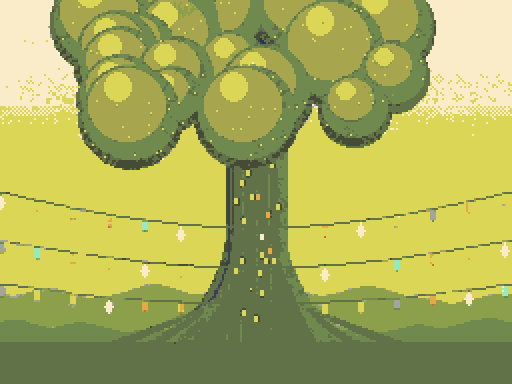
#> input picture build/gfx/Pictures/FrostThaw/scene_rootspire_day.png, 512 x 384 px, given in place of water-murky-SHOREy.png, which was not available
$ python autotilegen.py ../build/gfx/Pictures/FrostThaw/scene_rootspire_day.png
#> lines starting #> are read from the running program, lines starting #| are printed output that depends on the picture
#!/usr/bin/env python3
"""Animated autotiles (2026-11-09): A-06 the Auroral Wall, A-15 a flowing sap channel.

    python3 tools/autotilegen.py [--out build/gfx/Autotiles] [--preview OUT.png]

FT_sap_flow[6]: a full 48-shape autotile for the Cave tileset's empty slot 7 (tile ids 336-383), 32 frames, each
frame lasting 6/20 s. It is the game's own "water-murky-SHOREy" with its water and foam recoloured, frame by frame,
to amber sap and its pale gold skin; the earthen banks are the original pixels, so every edge and corner shape is
the game's.
FT_aurora_edge[2], FT_aurora_wall[2], FT_aurora_wall_b[2]: single-tile animated autotiles (PIF's EXTRA_AUTOTILES, on two blank tiles of
the Outdoor tileset): 8 frames of 32x32, each 2/20 s. The curtain's rays run straight up, so tiles stack seamlessly
in both directions; drawn at 16x16 and doubled, like every sprite. The edge tile fades from the full curtain on its
right to nothing on its left; the wall's two tiles are the halves of a 64 px period, so the folds don't repeat every
tile. Which tiles, passages and priorities: game/Data/Scripts/998_FrostThaw/002_TilesetPatch.rb."""
import os, sys, math
from PIL import Image

BASE = "/home/claude/pif-682/Graphics/Autotiles/"
AMBER = [(96, 50, 8), (150, 88, 18), (200, 132, 32), (236, 180, 64), (252, 222, 130)]
SKIN = [(232, 196, 112), (252, 236, 186)]

def sap_flow():
    src = Image.open(BASE + "water-murky-SHOREy.png").convert("RGBA")
#> src is the input picture: PIL image 512x384 RGBA; mean R, G, B, A 169.8, 173.7, 89.6, 255
    out = src.copy()
    px, sp = out.load(), src.load()
    for y in range(src.height):
        for x in range(src.width):
            r, g, b, a = sp[x, y]
            if not a:
                continue
            lum = (r * 3 + g * 6 + b) / 10
            if b > r + 12 and lum < 175:                     # water
                i = min(len(AMBER) - 1, int(lum / 150 * len(AMBER)))
                px[x, y] = AMBER[i] + (a,)
            elif b >= r - 6 and lum >= 175:                  # foam on the water's edge
                px[x, y] = SKIN[1 if lum > 215 else 0] + (a,)
    return out

AURORA = [(70, 220, 160), (110, 240, 190), (90, 190, 235), (170, 130, 240), (230, 255, 245)]

def aurora_frame(t, part):
    """part: "edge" (fades in from nothing on the left), "a" or "b" (two halves of a 64 px period, so the folds don't
    repeat every tile)."""
    n = 16
    im = Image.new("RGBA", (n, n), (0, 0, 0, 0))
    px = im.load()
    off = {"edge": 0, "a": 0, "b": n}[part]
    for x in range(n):
        u = (x + off) / (2 * n)                           # 0..1 across the two-tile period
        ray = (0.45 + 0.3 * math.sin(2 * math.pi * (u * 3 + t / 8)) + 0.15 * math.sin(2 * math.pi * (u * 5 - t / 8))
               + 0.1 * math.sin(2 * math.pi * (u * 2 + t / 4)))
        hue = 0.5 + 0.5 * math.sin(2 * math.pi * (u * 2 + t / 16))
        fade = (x / (n - 1)) if part == "edge" else 1.0
        for y in range(n):
            shimmer = 0.85 + 0.15 * math.sin(2 * math.pi * (y / n - t / 8))     # a soft pulse running up the folds
            v = ray * shimmer
            if hue < 0.55:
                col = AURORA[0] if v < 0.6 else AURORA[1]
            elif hue < 0.85:
                col = AURORA[2]
            else:
                col = AURORA[3] if v < 0.6 else AURORA[2]
            if v >= 0.92:
                col = AURORA[4]
            a = 36 if v < 0.4 else 70 if v < 0.58 else 115 if v < 0.76 else 165   # a faint wash everywhere, brighter folds
            a = int(a * fade)
            if a >= 12:
                px[x, y] = col + (a,)
    return im.resize((32, 32), Image.NEAREST)

def aurora(part):
#> called with part = 'a'
    sheet = Image.new("RGBA", (32 * 8, 32), (0, 0, 0, 0))
#> sheet: PIL image 256x32 RGBA; every value is 0
    for t in range(8):
        sheet.alpha_composite(aurora_frame(t, part), (t * 32, 0))
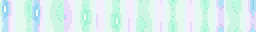
#> sheet: PIL image 256x32 RGBA; mean R, G, B, A 104.1, 194.2, 197.6, 64; transparent parts drawn white
    return sheet

def main():
    args = sys.argv[1:]
    out = args[args.index("--out") + 1] if "--out" in args else "build/gfx/Autotiles"
    prev = args[args.index("--preview") + 1] if "--preview" in args else None
    os.makedirs(out, exist_ok=True)
    sap = sap_flow()
    sap.save(os.path.join(out, "FT_sap_flow[6].png"))
    wall, wall_b, edgeim = aurora("a"), aurora("b"), aurora("edge")
#> call 2 of aurora, with part = 'b'
#> after the loop in aurora (call 2), `for t in range(8):`:
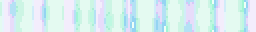
#> sheet: PIL image 256x32 RGBA; mean R, G, B, A 102.1, 193.4, 196, 64; transparent parts drawn white
#> call 3 of aurora, with part = 'edge'
#> after the loop in aurora (call 3), `for t in range(8):`:
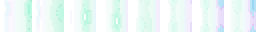
#> sheet: PIL image 256x32 RGBA; mean R, G, B, A 74.2, 153.7, 144.9, 30.9; transparent parts drawn white
    wall.save(os.path.join(out, "FT_aurora_wall[2].png"))
    wall_b.save(os.path.join(out, "FT_aurora_wall_b[2].png"))
    edgeim.save(os.path.join(out, "FT_aurora_edge[2].png"))
    print("FT_sap_flow[6] FT_aurora_wall[2] FT_aurora_wall_b[2] FT_aurora_edge[2]")
    if prev:
        bg = (34, 40, 52, 255)
        pv = Image.new("RGBA", (96 * 4 + 40, 128 + 40 + 96), bg)
        for i in range(4):
            pv.alpha_composite(sap.crop((i * 8 * 96, 0, i * 8 * 96 + 96, 128)), (i * 106, 0))
        for i in range(4):                                # a 3x3 patch of the wall (edge column first), four frames
            for yy in range(3):
                pv.alpha_composite(edgeim.crop((i * 2 * 32, 0, i * 2 * 32 + 32, 32)), (i * 106, 168 + yy * 32))
                for xx, w in ((1, wall), (2, wall_b)):
                    pv.alpha_composite(w.crop((i * 2 * 32, 0, i * 2 * 32 + 32, 32)), (i * 106 + xx * 32, 168 + yy * 32))
        pv.resize((pv.width * 2, pv.height * 2), Image.NEAREST).save(prev)

if __name__ == "__main__":
    main()
